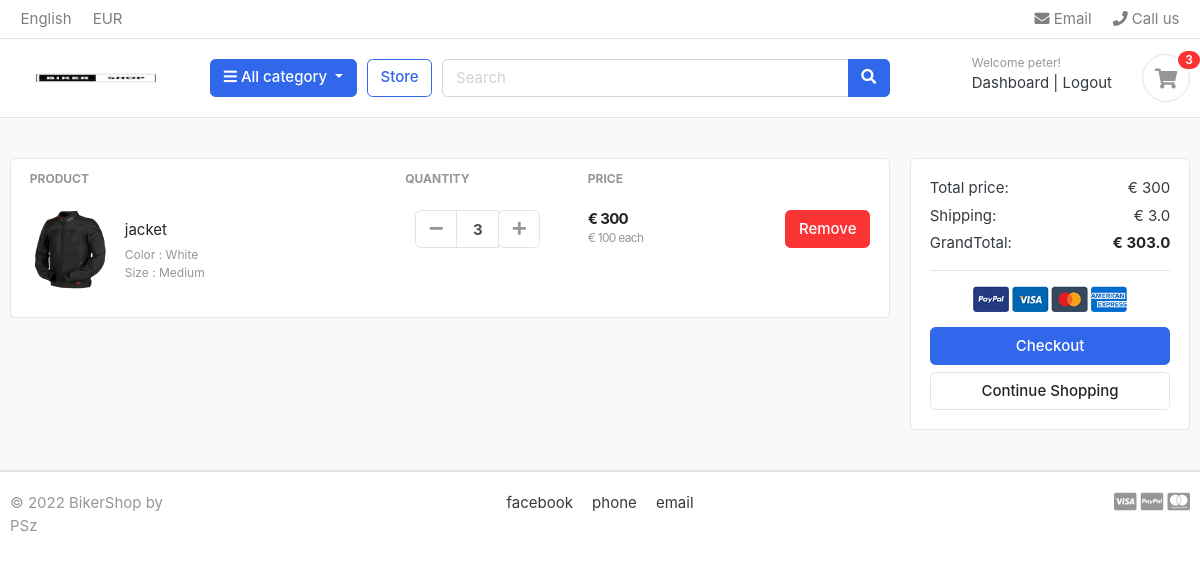
Page /cart/ (signed in) on the earlier database version.
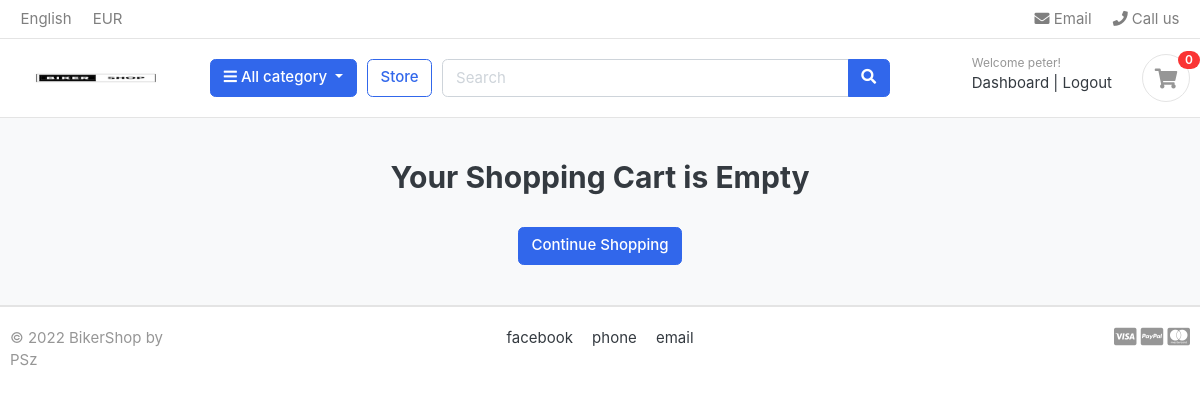
Same page on the later database version.
### carts/models.py (models this page shows, shortened)
class CartItem(models.Model):
    user = models.ForeignKey(Account, on_delete=models.CASCADE, null=True)
    product = models.ForeignKey(Product, on_delete=models.CASCADE)
    variations = models.ManyToManyField(Variation, blank=True)
    cart    = models.ForeignKey(Cart, on_delete=models.CASCADE, null=True)
    quantity = models.IntegerField()
    is_active = models.BooleanField(default=True)
    def sub_total(self):
        return self.product.price * self.quantity

### store/models.py (models this page shows, shortened)
class Product(models.Model):
    product_name    = models.CharField(max_length=200, unique=True)
    slug            = models.SlugField(max_length=200, unique=True)
    description     = models.TextField(max_length=500, blank=True)
    price           = models.IntegerField()
    images          = models.ImageField(upload_to='photos/products')
    stock           = models.IntegerField()
    is_available    = models.BooleanField(default=True)
    category        = models.ForeignKey(Category, on_delete=models.CASCADE)
    created_date    = models.DateTimeField(auto_now_add=True)
    modified_date   = models.DateTimeField(auto_now=True)
    def get_url(self):
        return reverse('product_detail', args=[self.category.slug, self.slug])

class Variation(models.Model):
    product = models.ForeignKey(Product, on_delete=models.CASCADE)
    variation_category = models.CharField(max_length=100, choices=variation_category_choice)
    variation_value     = models.CharField(max_length=100)
    is_active           = models.BooleanField(default=True)
    created_date        = models.DateTimeField(auto_now=True)
    objects = VariationManager()

### carts/views.py (the view)
# urls.py: path('cart/', include('carts.urls')),
def cart(request, total=0, quantity=0, cart_items=None):
    try:
        shipping = 0
        grand_total = 0
        if request.user.is_authenticated:
            cart_items = CartItem.objects.filter(user=request.user, is_active=True)
        else:
            cart = Cart.objects.get(cart_id=_cart_id(request))
            cart_items = CartItem.objects.filter(cart=cart, is_active=True)
        for cart_item in cart_items:
            total += (cart_item.product.price * cart_item.quantity)
            quantity += cart_item.quantity
        shipping = (1 * total)/100
        grand_total = total + shipping
    except ObjectDoesNotExist:
        pass #just ignore
    context = {
        'total': total,
        'quantity': quantity,
        'cart_items': cart_items,
        'shipping': shipping,
        'grand_total': grand_total
    }
    return render(request, 'store/cart.html', context)

### carts/context_processors.py (called while the page is built)
def counter(request):
    cart_count = 0
    if 'admin' in request.path:
        return {}
    else:
        try:
            cart = Cart.objects.filter(cart_id=_cart_id(request))
            if request.user.is_authenticated:
                cart_items = CartItem.objects.all().filter(user=request.user)
            else:
                cart_items = CartItem.objects.all().filter(cart=cart[:1])
            for cart_item in cart_items:
                cart_count += cart_item.quantity
        except Cart.DoesNotExist:
            cart_count = 0
    return dict(cart_count=cart_count)

### carts/views.py (called while the page is built)
def _cart_id(request):
    cart = request.session.session_key
    if not cart:
        cart = request.session.create()
    return cart

### category/context_processors.py (called while the page is built)
def menu_links(request):
    links = Category.objects.all()
    return dict(links=links)

### category/models.py (called while the page is built)
    def get_url(self):
        return reverse('products_by_category', args=[self.slug])

### templates/store/cart.html (shortened to what this page needs)
{% extends 'base.html' %}
{% load static %}
{% block content %}
<section class="section-content padding-y bg">
<div class="container">
{% if not cart_items %}
	<h2 class="text-center">Your Shopping Cart is Empty</h2>
	<br>
	<div class="text-center">
		<a href="{% url 'store' %}" class="btn btn-primary">Continue Shopping</a>
	</div>
{% else %}
<div class="row">
	<aside class="col-lg-9">
<div class="card">
<table class="table table-borderless table-shopping-cart">
<thead class="text-muted">
<tr class="small text-uppercase">
  <th scope="col">Product</th>
  <th scope="col" width="120">Quantity</th>
  <th scope="col" width="120">Price</th>
  <th scope="col" class="text-right" width="200"> </th>
</tr>
</thead>
<tbody>
{% for cart_item in cart_items %}
<tr>
	<td>
		<figure class="itemside align-items-center">
			<div class="aside"><img src="{{ cart_item.product.images.url }}" class="img-sm"></div>
			<figcaption class="info">
				<a href="{{ cart_item.product.get_url }}" class="title text-dark">{{ cart_item.product.product_name }}</a>
				<p class="text-muted small">
					{% if cart_item.variations.all %}
						{% for item in cart_item.variations.all %}
							{{ item.variation_category | capfirst }} : {{ item.variation_value | capfirst }} <br>
						{% endfor %}
					{% endif %}
				</p>
			</figcaption>
		</figure>
	</td>
	<td>
					<div class="col">
						<div class="input-group input-spinner">
							<div class="input-group-prepend">
							<a href="{% url 'remove_cart' cart_item.product.id cart_item.id%}" class="btn btn-light" type="button" id="button-plus"> <i class="fa fa-minus"></i> </a>
							</div>
							<input type="text" class="form-control"  value="{{ cart_item.quantity }}">
							<div class="input-group-append">
								<form action="{% url 'add_cart' cart_item.product.id %}" method="POST">
									<button class="btn btn-light" type="submit" id="button-minus"> <i class="fa fa-plus"></i> </button>
								</form>
							</div>
						</div>
					</div>
	</td>
	<td>
		<div class="price-wrap">
			<var class="price">€ {{ cart_item.sub_total }}</var>
			<small class="text-muted"> € {{ cart_item.product.price }} each </small>
		</div>
	</td>
	<td class="text-right">
		<a href="{% url 'remove_cart_item' cart_item.product.id cart_item.id %}" onclick="return confirm('Are you sure you want to delete this item?')" class="btn btn-danger"> Remove</a>
	</td>
</tr>
{% endfor %}
</tbody>
</table>
</div>
	</aside>
	<aside class="col-lg-3">
		<div class="card">
		<div class="card-body">
			<dl class="dlist-align">
			  <dt>Total price:</dt>
			  <dd class="text-right">€ {{ total }}</dd>
			</dl>
			<dl class="dlist-align">
			  <dt>Shipping:</dt>
			  <dd class="text-right">€ {{ shipping }}</dd>
			</dl>
			<dl class="dlist-align">
			  <dt>GrandTotal:</dt>
			  <dd class="text-right text-dark b"><strong>€ {{ grand_total }}</strong></dd>
			</dl>
			<hr>
			<p class="text-center mb-3">
				<img src="{% static './images/misc/payments.png' %}" height="26">
			</p>
			<a href="{% url 'checkout' %}" class="btn btn-primary btn-block"> Checkout </a>
			<a href="{% url 'store' %}" class="btn btn-light btn-block">Continue Shopping</a>
		</div>
		</div>
</aside>
</div>
{% endif %}
</div>
</section>
{% endblock %}

### templates/includes/navbar.html (shortened to what this page needs)
{% load static %}
<header class="section-header">
    <nav class="navbar p-md-0 navbar-expand-sm navbar-light border-bottom">
    <div class="container">
      <div class="collapse navbar-collapse" id="navbarTop4">
        <ul class="navbar-nav mr-auto">
            <li class="nav-item dropdown">
                 <a href="#" class="nav-link">   English </a>
            </li>
            <li class="nav-item dropdown">
                <a href="#" class="nav-link"> EUR </a>
            </li>
        </ul>
        <ul class="navbar-nav">
            <li><a href="#" class="nav-link"> <i class="fa fa-envelope"></i> Email </a></li>
            <li><a href="#" class="nav-link"> <i class="fa fa-phone"></i> Call us </a></li>
        </ul>
      </div>
    </div>
    </nav>
    <section class="header-main border-bottom">
        <div class="container">
    <div class="row align-items-center">
        <div class="col-lg-2 col-md-3 col-6">
            <a href="{% url 'store' %}" class="brand-wrap">
                <img class="logo" src="{% static './images/logo.png' %}">
            </a>
        </div>
        <div class="col-lg col-sm col-md col-6 flex-grow-0">
            <div class="category-wrap dropdown d-inline-block float-right">
                <button type="button" class="btn btn-primary dropdown-toggle" data-toggle="dropdown">
                    <i class="fa fa-bars"></i> All category
                </button>
            </div>
        </div>
        <a href="{% url 'store' %}" class="btn btn-outline-primary">Store</a>
        <div class="col-lg  col-md-6 col-sm-12 col">
            <form action="{% url 'search' %}" class="search" method='GET'>
                <div class="input-group w-100">
                    <input type="text" class="form-control" style="width:60%;" placeholder="Search" name="keyword">
                    <div class="input-group-append">
                      <button class="btn btn-primary" type="submit">
                        <i class="fa fa-search"></i>
                      </button>
                    </div>
                </div>
            </form>
        </div>
        <div class="col-lg-3 col-sm-6 col-8 order-2 order-lg-3">
                    <div class="d-flex justify-content-end mb-3 mb-lg-0">
                        {% if user.id is None %}
                        <div class="widget-header">
                            <small class="title text-muted">Welcome guest!</small>
                            <div>
                                <a href="{% url 'login' %}">Sign in</a> <span class="dark-transp"> | </span>
                                <a href="{% url 'register' %}"> Register</a>
                            </div>
                        </div>
                        {% else %}
                        <div class="widget-header">
                            <small class="title text-muted">Welcome {{user.first_name}}!</small>
                            <div>
                                <a href="{% url 'dashboard' %}">Dashboard</a> <span class="dark-transp"> | </span>
                                <a href="{% url 'logout' %}">Logout</a>
                            </div>
                        </div>
                        {% endif %}
                        <a href="{% url 'cart' %}" class="widget-header pl-3 ml-3">
                            <div class="icon icon-sm rounded-circle border"><i class="fa fa-shopping-cart"></i></div>
                            <span class="badge badge-pill badge-danger notify">{{ cart_count }}</span>
                        </a>
                    </div>
                </div>
    </div>
        </div>
    </section>
</header>

Differences in the rows shown:
removed CartItem: product.images (picture), product.product_name "jacket", quantity "3", sub_total "300", product.price "100"
no longer on this page (row unchanged): Variation: variation_category "Color", variation_value "White"
no longer on this page (row unchanged): Variation: variation_category "Size", variation_value "Medium"
Other differences:
{{ cart_count }}: "3" → "0"
{{ total }}: "300" → (not shown)
{{ shipping }}: "3.0" → (not shown)
{{ grand_total }}: "303.0" → (not shown)
text no longer shown: "PRODUCT QUANTITY PRICE Total price: € Shipping: € GrandTotal: € Checkout"
text now shown: "Your Shopping Cart is Empty"
